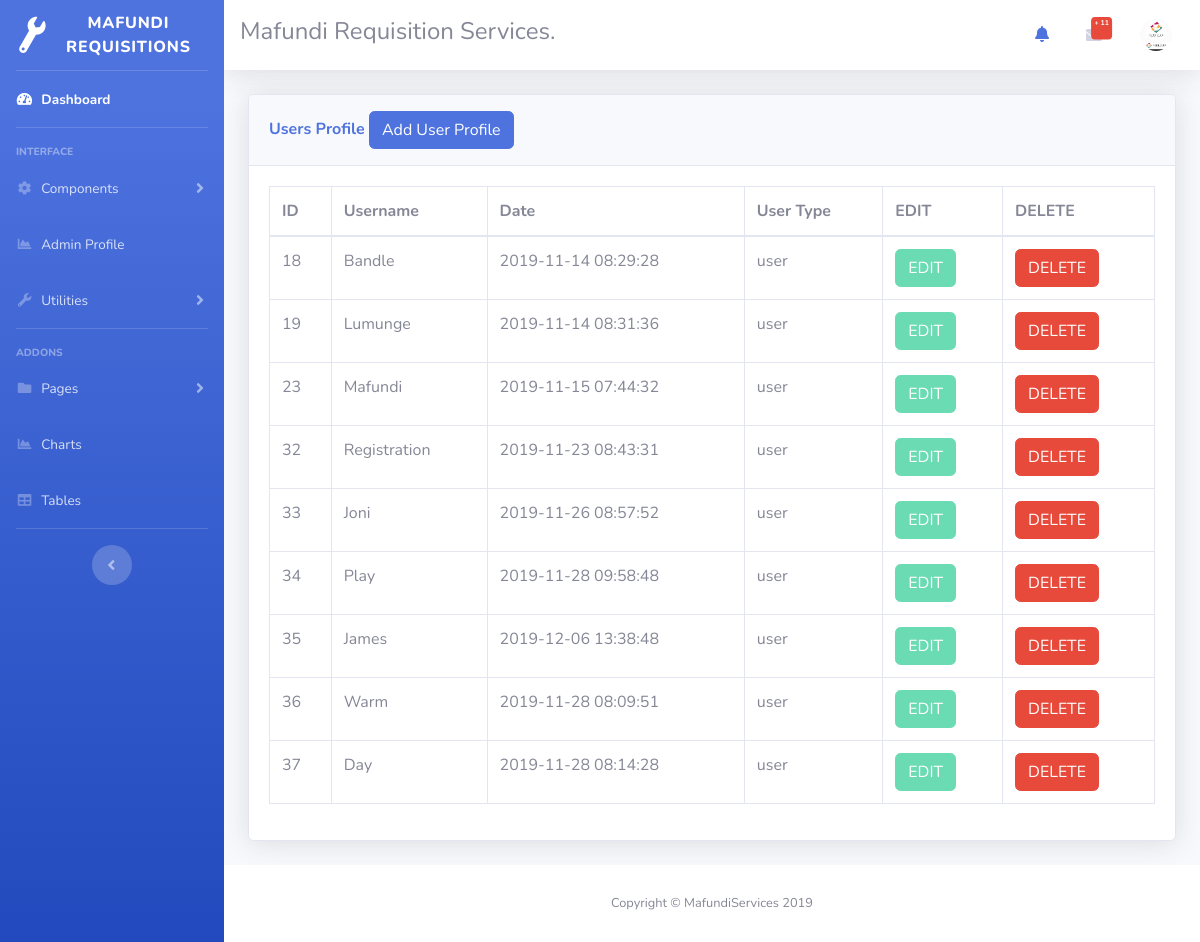
The page /users.php on the database its author committed.
### tables this page shows
CREATE TABLE `accounts` (
  `id` int(11) NOT NULL,
  `username` varchar(30) NOT NULL,
  `type` text NOT NULL,
  `mpesa` varchar(10) NOT NULL,
  `amount` int(5) NOT NULL,
  `password` text NOT NULL,
  `date` datetime NOT NULL
);

### users.php (the view, shortened to what this page needs)
<?php
include('includes/header.php');
include('includes/navbar.php');
?>
<div class="container-fluid">
<div class="card shadow mb-4">
<div class="card-header py-3">
<h6 class="m-0 font-weight-bold text-primary">Users Profile
<button type="button" class="btn btn-primary" data-toggle="modal" data-target="#addadminprofile">
Add User Profile
</button>
</h6>
</div>
<div class="card-body">
<div class="table-responsive">
<?php
$conn = mysqli_connect("localhost", "root", "", "admin");
$query = "SELECT * FROM accounts";
$query_run = mysqli_query($conn, $query);
?>
<table class="table table-bordered" id="dataTable" width="100%" cellspacing="0">
<thead>
<tr>
<th>ID</th>
<th>Username</th>
<th>Date</th>
<th>User Type</th>
<th>EDIT </th>
<th>DELETE </th>
</tr>
</thead>
<tbody>
<?php
if(mysqli_num_rows($query_run) > 0)
{
while($row = mysqli_fetch_assoc($query_run))
{
?>
<tr>
<td><?php echo $row['id']; ?></td>
<td><?php echo $row['username']; ?></td>
<td><?php echo $row['date']; ?></td>
<td><?php echo $row['type']; ?></td>
<td>
<form >
<button class="btn btn-success disabled"> EDIT</button>
</form>
</td>
<td>
<form action="deleteuser.php" method="POST">
<button type="submit" name="delete_btn" class="btn btn-danger"> DELETE</button>
</form>
</td>
</tr>
<?php
}
}
else
{
echo "No record was found";
}
?>
</tbody>
</table>
</div>
</div>
</div>
</div>
<?php
include('includes/footer.php');
?>

### rows shown on the page
accounts: id "18", username "Bandle", date "2019-11-14 08:29:28", type "user"
accounts: id "19", username "Lumunge", date "2019-11-14 08:31:36", type "user"
accounts: id "23", username "Mafundi", date "2019-11-15 07:44:32", type "user"
accounts: id "32", username "Registration", date "2019-11-23 08:43:31", type "user"
accounts: id "33", username "Joni", date "2019-11-26 08:57:52", type "user"
accounts: id "34", username "Play", date "2019-11-28 09:58:48", type "user"
accounts: id "35", username "James", date "2019-12-06 13:38:48", type "user"
accounts: id "36", username "Warm", date "2019-11-28 08:09:51", type "user"
accounts: id "37", username "Day", date "2019-11-28 08:14:28", type "user"

### other values the page prints
$row "11"
